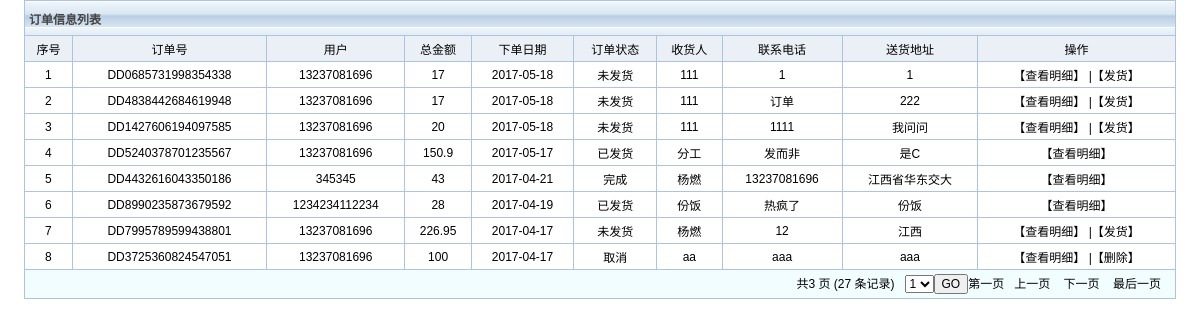
The app's page /bookshop/admin/listorders.php with its own data.
### tables this page shows
CREATE TABLE `orders` (
  `id` int(11) NOT NULL AUTO_INCREMENT,
  `ordercode` varchar(255) DEFAULT NULL,
  `usersid` varchar(255) DEFAULT NULL,
  `total` varchar(255) DEFAULT NULL,
  `addtime` varchar(255) DEFAULT NULL,
  `status` varchar(255) DEFAULT NULL,
  `receiver` varchar(255) DEFAULT NULL,
  `contact` varchar(255) DEFAULT NULL,
  `address` varchar(255) DEFAULT NULL,
  PRIMARY KEY (`id`)
);

CREATE TABLE `users` (
  `id` int(11) NOT NULL AUTO_INCREMENT,
  `uname` varchar(255) DEFAULT NULL,
  `pwd` varchar(255) DEFAULT NULL,
  `contact` varchar(255) DEFAULT NULL,
  `address` varchar(255) DEFAULT NULL,
  `realname` varchar(255) DEFAULT NULL,
  `sex` varchar(255) DEFAULT NULL,
  PRIMARY KEY (`id`)
);

### bookshop/admin/func.php (called while the page is built, shortened)
<?php
$db = db_connect();
function check($str){
	global $db;
	$str = trim($str);
	$sql = $str;
	$result = mysql_query($sql,$db) or db_error();
	return $result;
}
?>

### bookshop/admin/listorders.php (the view, shortened to what this page needs)
<!DOCTYPE html PUBLIC "-//W3C//DTD XHTML 1.0 Transitional//EN" "http://www.w3.org/TR/xhtml1/DTD/xhtml1-transitional.dtd">
<html xmlns="http://www.w3.org/1999/xhtml">
<head>
<link href="css/four.css" rel="stylesheet" type="text/css" />
</head>
<body>
<table width="100%" border="0" cellpadding="0" cellspacing="0">
	<tr valign="top">
		<td bgcolor="#FFFFFF">
		<table width="96%" border="0" align="center" cellpadding="4"
			cellspacing="1" bgcolor="#aec3de">
			<tr align="left" bgcolor="#F2FDFF">
				<td colspan="12" class="optiontitle">订单信息列表</td>
			</tr>
			<tr align="center">
				<td align="center" bgcolor="#ebf0f7">序号</td>
				<td align="center" bgcolor="#ebf0f7">订单号</td>
				<td align="center" bgcolor="#ebf0f7">用户</td>
				<td align="center" bgcolor="#ebf0f7">总金额</td>
				<td align="center" bgcolor="#ebf0f7">下单日期</td>
				<td align="center" bgcolor="#ebf0f7">订单状态</td>
				<td align="center" bgcolor="#ebf0f7">收货人</td>
				<td align="center" bgcolor="#ebf0f7">联系电话</td>
				<td align="center" bgcolor="#ebf0f7">送货地址</td>
				<td align="center" bgcolor="#ebf0f7">操作</td>
			</tr>
			<?php
			require "func.php";
			$pageSize=10;
			if(isset($_GET['page'])){ $page=intval($_GET['page']); }else{ $page=1; }
			$offset=$pageSize*($page-1);
			$strAll = "select count(*) as num from orders;";
			$results = mysql_fetch_object(check($strAll));
			$rowNum=$results->num;
			$pages=ceil($rowNum/$pageSize);
			$first=1;
			$last=$pages;
			if($page==1){ $prev=1; }else{ $prev=$page-1; }
			if($page==$pages){ $next=$pages; }else{ $next=$page+1; }
			$str = "select  a.* , b.uname   from orders a , users b where a.usersid = b.id order by id desc limit $offset,$pageSize ;";
			$result = check($str);
			$i=0;
			while($rs = mysql_fetch_object($result)){
				?>
			<tr align="center" bgcolor="#FFFFFF"
				onmouseover="this.style.background='#F2FDFF'"
				onmouseout="this.style.background='#FFFFFF'">
				<td align="center"><?php echo $i+1 ;?></td>
				<td align="center"><?php echo $rs->ordercode ;?></td>
				<td align="center"><?php echo $rs->uname ;?></td>
				<td align="center"><?php echo $rs->total ;?></td>
				<td align="center"><?php echo $rs->addtime ;?></td>
				<td align="center"><?php echo $rs->status ;?></td>
				<td align="center"><?php echo $rs->receiver ;?></td>
				<td align="center"><?php echo $rs->contact ;?></td>
				<td align="center"><?php echo $rs->address ;?></td>
				<td align="center">
				<a href="listdetails.php?id=<?php echo $rs->ordercode; ?>">【查看明细】</a>
				<?php if($rs->status == "未发货"){ ?>
						|<a href="ordersfunc.php?id=<?php echo $rs->id; ?>&method=send">【发货】</a>
				<?php } ?>
				<?php if($rs->status == "取消"){ ?>
						|<a href="ordersfunc.php?id=<?php echo $rs->id; ?>&&method=delete"
							onclick="{if(confirm('确定要删除吗?')){return true;}return false;}">【删除】</a>
				<?php } ?>
				</td>
			</tr>
			<?php
			$i=$i+1;
			}
			?>
			<tr align="right" bgcolor="#F2FDFF">
				<td colspan="12">
				<form action="listorders.php" method="get">共<?php echo $pages ?> 页 (<?php echo  $rowNum ?>
				条记录)&nbsp;&nbsp;&nbsp;<select name="page">
				<?php for($i=1;$i<$pages+1;$i++){ ?>
					<option value="<?php echo $i ?>"><?php echo $i ?></option>
					<?php } ?>
				</select><input type="submit" value="GO" /><a
					href="listorders.php?page=<?php echo $first ?>">第一页</a>&nbsp;&nbsp;&nbsp;<a
					href="listorders.php?page=<?php echo $prev ?>">上一页</a>
				&nbsp;&nbsp;&nbsp;<a href="listorders.php?page=<?php echo $next ?>">下一页</a>
				&nbsp;&nbsp;&nbsp;<a href="listorders.php?page=<?php echo $last ?>">最后一页</a>&nbsp;&nbsp;&nbsp;</form>
				</td>
			</tr>
		</table>
		</td>
	</tr>
</table>
</body>
</html>

### bookshop/admin/css/four.css (style rules this page uses)
body { margin:0; SCROLLBAR-FACE-COLOR: #C2D4E7; SCROLLBAR-HIGHLIGHT-COLOR: #AEC3DE; SCROLLBAR-SHADOW-COLOR: #AEC3DE; SCROLLBAR-DARKSHADOW-COLOR: #AEC3DE; SCROLLBAR-3DLIGHT-COLOR: #AEC3DE; SCROLLBAR-ARROW-COLOR: #C2D4E7; SCROLLBAR-TRACK-COLOR: #E6F3FF; }
td { font-family: Helvetica, sans-serif, "宋体"; font-size: 12px; color: #000000; text-decoration: none; }
input { font-size: 12px; }
a:link { color: #000000; text-decoration: none; }
select { font-size: 12px; }
.optiontitle { font-weight: bold; color: #434343; height: 26px; background-image:url( ../images/table_header.gif); }

### records on screen
orders: ordercode "DD0685731998354338", usersid.uname "13237081696", total "17", addtime "2017-05-18", status "未发货", receiver "111", contact "1", address "1"
orders: ordercode "DD4838442684619948", usersid.uname "13237081696", total "17", addtime "2017-05-18", status "未发货", receiver "111", contact "订单", address "222"
orders: ordercode "DD1427606194097585", usersid.uname "13237081696", total "20", addtime "2017-05-18", status "未发货", receiver "111", contact "1111", address "我问问"
orders: ordercode "DD5240378701235567", usersid.uname "13237081696", total "150.9", addtime "2017-05-17", status "已发货", receiver "分工", contact "发而非", address "是C"
orders: ordercode "DD4432616043350186", usersid.uname "345345", total "43", addtime "2017-04-21", status "完成", receiver "杨燃", contact "13237081696", address "江西省华东交大"
orders: ordercode "DD8990235873679592", usersid.uname "1234234112234", total "28", addtime "2017-04-19", status "已发货", receiver "份饭", contact "热疯了", address "份饭"
orders: ordercode "DD7995789599438801", usersid.uname "13237081696", total "226.95", addtime "2017-04-17", status "未发货", receiver "杨燃", contact "12", address "江西"
orders: ordercode "DD3725360824547051", usersid.uname "13237081696", total "100", addtime "2017-04-17", status "取消", receiver "aa", contact "aaa", address "aaa"

### other values on screen
$pages "3"
$rowNum "27"
form field page "1"
